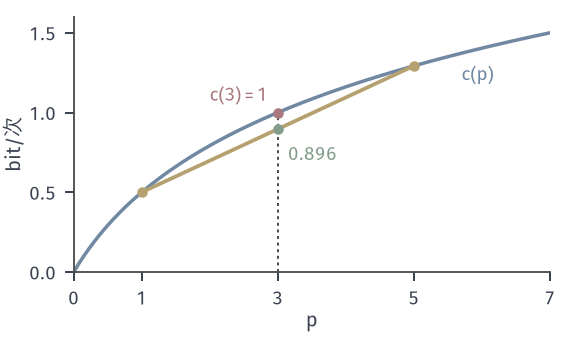

Recreate this plot in Python.
from pathlib import Path
import sys, math
HERE = Path(__file__).resolve().parent
sys.path.insert(0, str(HERE.parent/"gcc-common"))
from gcc_fig import *
# Concavity of c(p) = 0.5 log2(1 + p) (sigma^2 = 1). A code that spends power 1 on half of the positions and 5 on
# the other half has average power 3; the per-position bounds average to (c(1) + c(5))/2 = 0.896 (green dot on the
# chord), below c(3) = 1 (red dot). Blue: c(p); yellow: chord between (1, c(1)) and (5, c(5)).
p = np.linspace(0, 7, 500)
fig, ax = figure(width_mm=80, height_mm=48)
panel(fig, left=.13, right=.97, top=.95, bottom=.2)
ax.plot(p, cap(p), color=BLUE, lw=1.4)
a, b = 1.0, 5.0; ca, cb_ = float(cap(a)), float(cap(b)); mid = (ca+cb_)/2
ax.plot([a, b], [ca, cb_], color=YELLOW, lw=1.5)
dot(ax, a, ca, color=YELLOW); dot(ax, b, cb_, color=YELLOW)
dot(ax, 3, mid, color=GREEN); dot(ax, 3, 1.0)
ax.plot([3, 3], [0, 1.0], color=STROKE, lw=.8, ls=DOT)
ax.set_xlim(0, 7); ax.set_ylim(0, 1.6); ax.set_xticks([0, 1, 3, 5, 7]); ax.set_yticks([0, .5, 1, 1.5])
ax.set_xlabel(r'$p$', labelpad=1); ax.set_ylabel('bit/次', labelpad=2)
lab(ax, 2.85, 1.04, r'$c(3)=1$', RED, va='bottom', ha='right')
lab(ax, 3.15, mid-.1, '%.3f' % mid, GREEN, va='top')
lab(ax, 5.7, 1.2, r'$c(p)$', BLUE)
save(fig, HERE, 'figure', {'c(1)': ca, 'c(5)': cb_, 'chord mid': mid, 'c(3)': 1.0})
